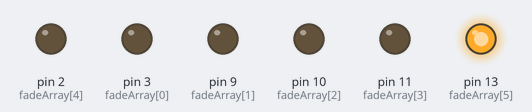
Simulated run of this sketch. Board: Arduino Uno, built with avr-gcc and run on an emulated ATmega328P. Parts: output pins drawn as LEDs (lit = HIGH).

Above: at 1.23 s.
At 5.73 s:
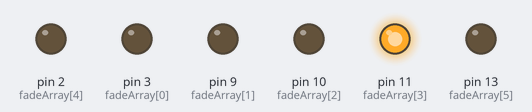
At 10.53 s:
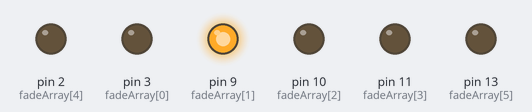
At 20.2 s:
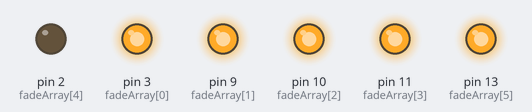
At 24.6 s:
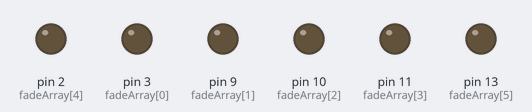
At 39.13 s:
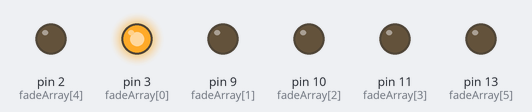
Timing chart, 0 to 40.0 s (numbered marks = the images above):
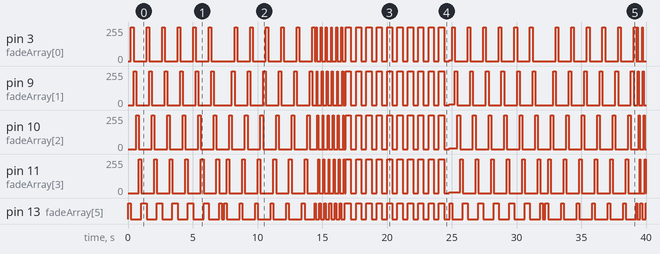

The sketch:

glove2.ino
```cpp
/* working test code for 8 LEDs controlled from an array
   good for test ing your understanding of arrays and generating patterns
   for LED light painting activities
   April 7 2017

   glove1 on 14-Aug-2015
   17-aug-2015
   08-jan-2019
*/

// trying to fade a non-fadeable LED displays a JUMP in brightness  e.g. pin 2

int fadeArray[] = {3, 9, 10, 11, 2, 13}; // array of all PWM capable LEDs
int fadeArrayLen = 6;
int brightness = 0;    // how bright the LED is
int fadeAmount = 5;    // how many points to fade the LED by


#define delaybase 6
// explain what delaybase is for

// glove use pins 13,3,9,10,11
int ledCount = 6;
int ledPins[] = { 13, 3, 9, 10, 11, 13 };
#define ledDelay 200

void setup() {  // maybe add a serial connection here to avoid the hangs
  // actually fixed the reloading refusal by double clicking on reset switch before uploading
  for (int thisLed = 0; thisLed < ledCount; thisLed++) {
    pinMode(ledPins[thisLed], OUTPUT);
  }
}

void loop() {
  // pattern6();
  fadeAll2();
  pattern1();
  pattern1a();
  pattern2();
  pattern3();
  //pattern4();   // looks odd - unbalanced
  //pattern5();
  //  fadeAll();

}


void pattern1() {
  for (int lp = 0; lp < delaybase; lp++) {
    for (int thisLed = 0; thisLed < ledCount; thisLed++) {
      digitalWrite(ledPins[thisLed], HIGH);
      delay(ledDelay);
      digitalWrite(ledPins[thisLed], LOW);
    }
  }
}
void pattern1a() {
  for (int lp = 0; lp < delaybase; lp++) {
    for (int thisLed = 0; thisLed < ledCount; thisLed++) {
      digitalWrite(ledPins[ledCount - thisLed], HIGH);
      delay(ledDelay);
      digitalWrite(ledPins[ledCount - thisLed], LOW);
    }
  }
}
void pattern2() {
  for (int lp = 0; lp < delaybase; lp++) {
    for (int thisLed = 0; thisLed < ledCount; thisLed++) {
      digitalWrite(ledPins[thisLed], HIGH);
      delay(ledDelay / 3);
      digitalWrite(ledPins[thisLed], LOW);
    }
  }
}

void pattern3() {
  for (int lp = 0; lp < 10; lp++) {
    for (int thisLed = 0; thisLed < ledCount; thisLed++) {
      digitalWrite(ledPins[thisLed], HIGH);   // all high
    }

    delay(ledDelay * 2);                    // wait

    for (int thisLed = 0; thisLed < ledCount; thisLed++) {
      digitalWrite(ledPins[thisLed], LOW);    // now all low
    }
    delay(ledDelay * 2);                    // wait

  }
}
void pattern4() {
  for (int lp = 0; lp < 10; lp++) {
    for (int thisLed = 0; thisLed <= ledCount; thisLed = thisLed + 2) { // sort of alternate LED
      digitalWrite(ledPins[thisLed], HIGH);   // all high
    }

    delay(ledDelay * 2);                    // wait

    for (int thisLed = 0; thisLed < ledCount; thisLed = thisLed + 1) {
      digitalWrite(ledPins[thisLed], HIGH);   // all high
    }
    for (int thisLed = 0; thisLed < ledCount; thisLed = thisLed + 2) {
      digitalWrite(ledPins[thisLed], LOW);    // now all low
    }
    delay(ledDelay * 2);                    // wait

  }
}

void pattern5() {
  for (int lp = 0; lp < 10; lp++) {
    for (int thisLed = 1; thisLed <= ledCount; thisLed = thisLed + 2) { // sort of alternate LED
      digitalWrite(ledPins[thisLed], HIGH);   // all high
    }

    delay(ledDelay * 2);                    // wait

    for (int thisLed = 0; thisLed < ledCount; thisLed = thisLed + 1) {
      digitalWrite(ledPins[thisLed], HIGH);   // all high
    }
    for (int thisLed = 0; thisLed < ledCount; thisLed = thisLed + 2) {
      digitalWrite(ledPins[thisLed], LOW);    // now all low
    }
    delay(ledDelay * 2);                    // wait

  }
}

void pattern6() {
  fadeAll();
}

void fadeAll() {
  // likely to be entered with brightness set to 0
  // need mod to exit routine after an UP/DOWN cycle
  // idea - make brightness just > 0 and when =0 again
  // brightness = 1;

  for (int f = 0; f < fadeArrayLen; f++) {  // make all array same brightness
    analogWrite(fadeArray[f], brightness);
  }
  for (int loop = 0; loop < 20000; loop++) {
    // brightness change and delay in a loop

    brightness = brightness + fadeAmount;     // change brightness
    if (brightness <= 1 || brightness == 255) {
      fadeAmount = -fadeAmount ;
    }
    delay(30);
  }
}

void fadeAll2() {
  for (int f = 0; f < fadeArrayLen; f++) {
    analogWrite(fadeArray[f], brightness);
  }
  brightness = brightness + fadeAmount;
  // notice that fadeAmount is set (written to) twice in loop()
  // brightness = brightness + fadeAmount;
  // brightness = brightness + fadeAmount;
  if (brightness <= 1 || brightness >= 255) {
    fadeAmount = -fadeAmount ;
  }
  delay(30);  // a delay here slows down the WHOLE loop
}
```

Measured:
- by itself, pin 13 (fadeArray[5]): LOW → HIGH at 0.03 s, → LOW 0.20 s later, → HIGH 0.80 s later, → LOW 0.40 s later, … (89 changes in this stretch)
- by itself, pin 3 (fadeArray[0]): 0/255 → 255/255 at 0.23 s, → 0/255 0.20 s later, → 255/255 1.0 s later, → 0/255 0.20 s later, … (85 changes in this stretch)
- by itself, pin 9 (fadeArray[1]): 0/255 → 255/255 at 0.43 s, → 0/255 0.20 s later, → 255/255 1.0 s later, → 0/255 0.20 s later, … (85 changes in this stretch)
